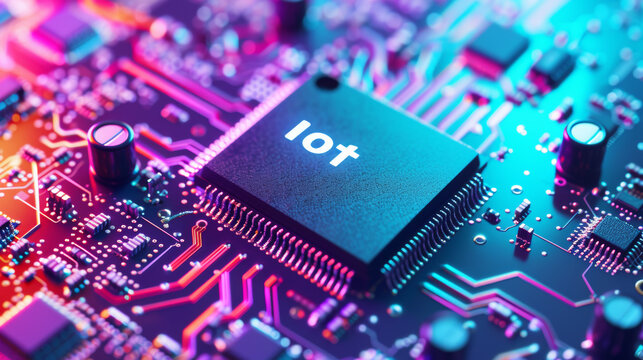
#> input picture input.jpg, 643 x 360 px
$ python -i part4_mixed.py   (imports and definitions only)   (older library calls are emulated)
#> lines starting #> are read from the running program, lines starting #| are printed output that depends on the picture
#> further down, picture is the input picture: shape (360, 643, 3); mean B, G, R 165.3, 101.8, 99.7
### lab03/part1_intensity.py
import numpy as np
import cv2

# [9 lines left out: function log_transform, not called in this run]


def gamma_correction(img, gamma):
    """
    Apply gamma correction for contrast adjustment.
    Formula: s = c * r^gamma
    gamma < 1: brightens image
    gamma > 1: darkens image
    """
    r = img.astype(np.float32) / 255.0
    s = np.power(r, gamma) * 255.0
    return np.clip(s, 0, 255).astype(np.uint8)


# [11 lines left out: function bit_planes, not called in this run]

### lab03/part4_mixed.py
import cv2
import numpy as np
from part1_intensity import gamma_correction

def mixed_enhancement(img):
    """
    Apply mixed spatial enhancement combining:
    - Laplacian operator
    - Sobel gradient magnitude
    - Gamma correction
    """
    # Apply Laplacian
    lap = cv2.Laplacian(img, cv2.CV_32F)
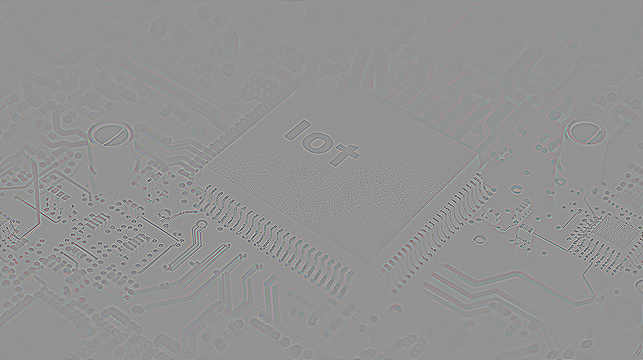
#> lap: shape (360, 643, 3) float32; mean B, G, R 0, 0, 0; drawn with min black and max white

    # Apply Sobel gradients
    sx = cv2.Sobel(img, cv2.CV_32F, 1, 0, ksize=3)
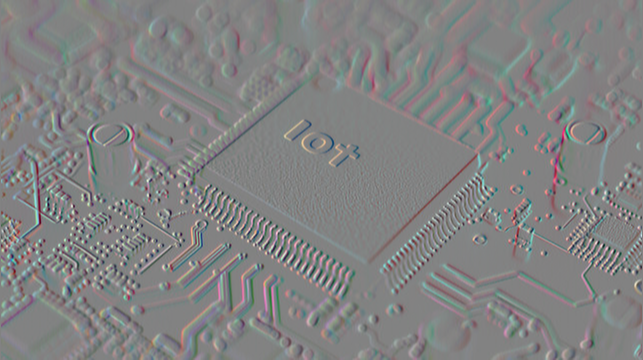
#> sx: shape (360, 643, 3) float32; mean B, G, R 0.1, 0, -1.9; drawn with min black and max white
    sy = cv2.Sobel(img, cv2.CV_32F, 0, 1, ksize=3)
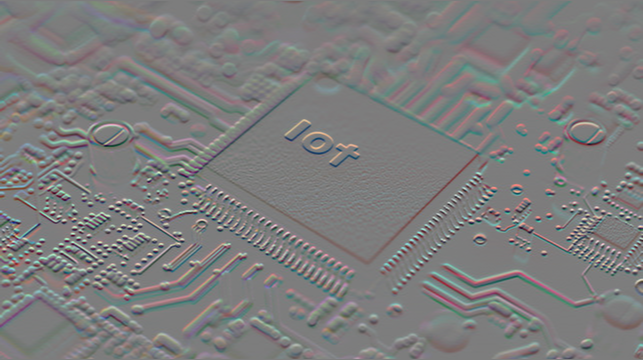
#> sy: shape (360, 643, 3) float32; mean B, G, R -1.5, -1.6, -1.2; drawn with min black and max white

    # Compute gradient magnitude
    grad = np.abs(sx) + np.abs(sy)
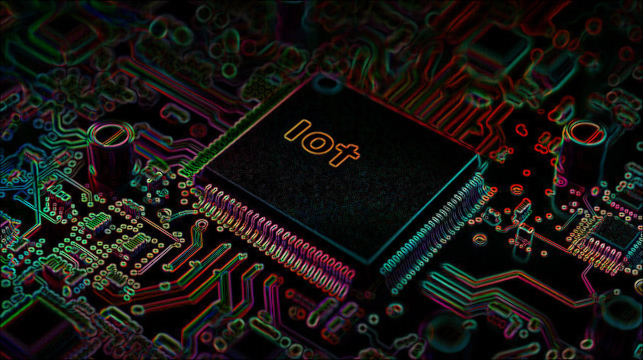
#> grad: shape (360, 643, 3) float32; mean B, G, R 108.5, 123.9, 137.6; drawn with min black and max white

    # Combine with original image
    temp = img.astype(np.float32) + lap + grad
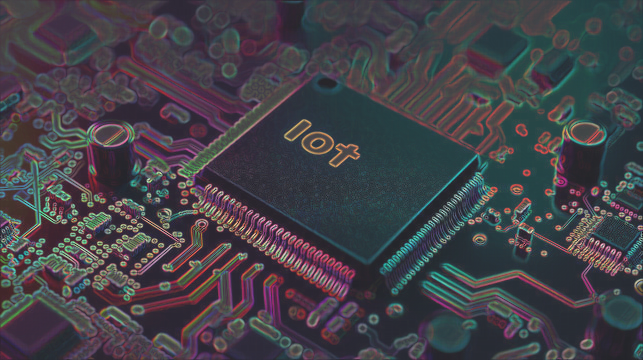
#> temp: shape (360, 643, 3) float32; mean B, G, R 273.8, 225.7, 237.3; drawn with min black and max white
    temp = np.clip(temp, 0, 255).astype(np.uint8)
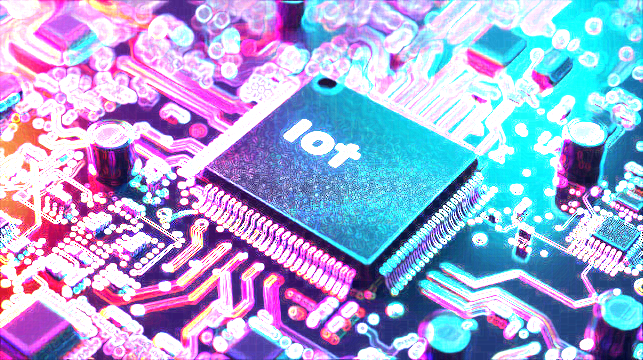
#> temp: shape (360, 643, 3); mean B, G, R 214.7, 169.3, 163.3

    # Apply gamma correction for final enhancement
    return gamma_correction(temp, 0.8)

>>> import cv2
>>> picture = cv2.imread('../input.jpg')
>>> result = mixed_enhancement(picture)
